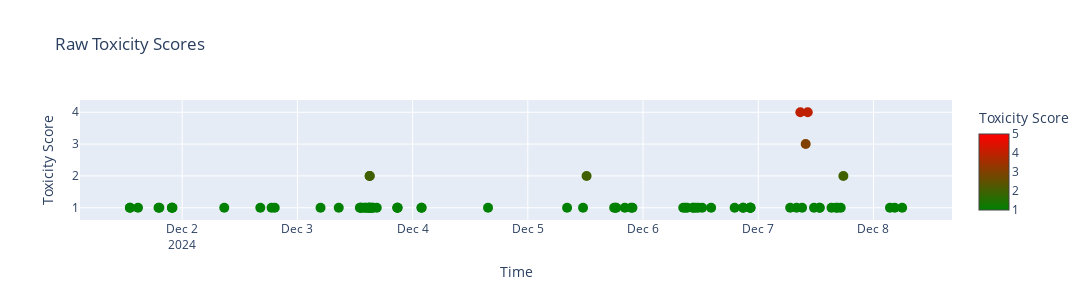

Write notebook code for a chart like this one.
### Code cell
def wrap_text(text, width=50):
    """Wrap text to specified width by inserting <br> tags.
    
    Args:
        text (str): Text to wrap
        width (int): Maximum width of each line
    
    Returns:
        str: Text with <br> tags inserted for line breaks
    """
    words = text.split()
    lines = []
    current_line = []
    current_length = 0
    
    for word in words:
        if current_length + len(word) + 1 <= width:
            current_line.append(word)
            current_length += len(word) + 1
        else:
            lines.append(' '.join(current_line))
            current_line = [word]
            current_length = len(word)
    
    if current_line:
        lines.append(' '.join(current_line))
    
    return '<br>'.join(lines)

def create_toxicity_scatter_plot(df, comment_column='comment_details', score_column='toxicity_llm_score'):
    """Create an interactive scatter plot of toxicity scores.
    
    Args:
        df (pd.DataFrame): DataFrame containing the toxicity data
        comment_column (str): Name of column containing comment text
        score_column (str): Name of column containing toxicity scores
    
    Returns:
        go.Figure: Plotly figure object
    """
    wrapped_comments = [wrap_text(str(text)) for text in df[comment_column]]
    
    fig = go.Figure()
    fig.add_trace(
        go.Scatter(
            x=df['datetime'],
            y=df[score_column],
            mode='markers',
            marker=dict(
                size=10,
                color=df[score_column],
                colorscale=[[0, 'green'], [1, 'red']],
                colorbar=dict(title='Toxicity Score'),
                cmin=1,
                cmax=5
            ),
            hovertemplate="""
            <b>Time</b>: %{x}<br>
            <b>Toxicity Score</b>: %{y}<br>
            <b>Comment</b>: %{customdata}
            <extra></extra>
            """,
            customdata=wrapped_comments
        )
    )
    
    fig.update_layout(
        title='Raw Toxicity Scores',
        xaxis_title='Time',
        yaxis_title='Toxicity Score',
        height=300,
        width=1500,
        showlegend=False,
        hoverlabel=dict(
            bgcolor='white',
            font_size=12,
            align='left'
        )
    )
    
    return fig

# Create and display the plot
fig = create_toxicity_scatter_plot(comments_df_llm)
fig.show()
